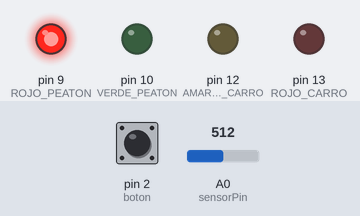
Bench run of a sketch on a simulated Arduino Uno, built with avr-gcc and run on an emulated ATmega328P. Shown: output pins drawn as LEDs (lit = HIGH). The inputs (shaded band) are chosen by the test bench; at power-on: pin 2 (boton) HIGH, A0 (sensorPin) = 512. Pins used as bus, display or sensor lines are not drawn.

Above: at 1.2 s.
1.3 s: pin 2 (boton) pulled LOW for 0.15 s
At 2.7 s:
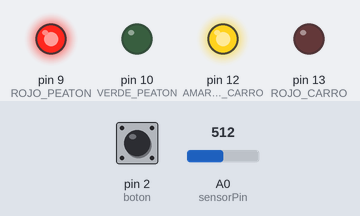
At 4.6 s:
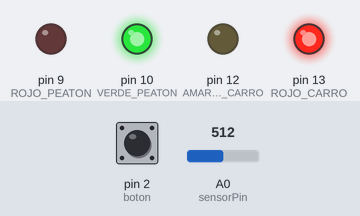
Timing chart, 0 to 13.3 s (numbered marks = the images above; inputs shaded):
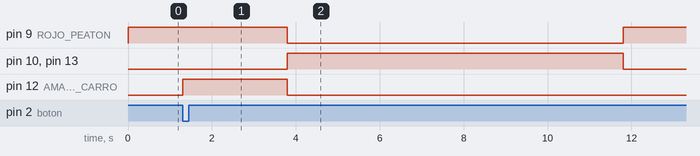

The sketch:

SEMAFORO_OFICIAL.ino
```cpp
int sensorPin = A0;
int boton =2;
int sensorValue;
int rapidez;
void setup() {
  // put your setup code here, to run once:
  pinMode(boton,INPUT);
  pinMode(9,OUTPUT);// ROJO PEATON
  pinMode(10,OUTPUT);// VERDE PEATON
  pinMode(11,OUTPUT);// VERDE CARRO
  pinMode(12,OUTPUT);// AMARILLO CARRO
  pinMode(13,OUTPUT);// ROJO CARRO
  //delay(rapidez);

}

void loop() {
  sensorValue = analogRead(sensorPin);
  rapidez = map(sensorValue, 0,70,0,500);
  // put your main code here, to run repeatedly:
digitalWrite(11, HIGH); // VERDE CARRO ENCENDIDO
digitalWrite(9, HIGH); // ROJO PEATON ENCENDIDO

if(digitalRead(boton)==LOW){
digitalWrite(11,LOW);// VERDE CARRO APAGADO
digitalWrite(12,HIGH);// AMARILLO CARRO ENCENDIDO
delay(2500);
digitalWrite(12,LOW);// AMARILLO CARRO APAGADO
digitalWrite(13,HIGH);// ROJO CARRO ENCENDIDO
digitalWrite(9,LOW);// ROJO PEATON APAGADO
digitalWrite(10,HIGH);// VERDE PEATON ENCENDIDO
delay(8000);
//delay(rapidez);
digitalWrite(10,LOW);// VERDE PEATON APAGADO
digitalWrite(13,LOW);// ROJO CARRO APAGADO

}
}
```

Measured:
- after the input at 1.3 s, pin 9 (ROJO_PEATON): HIGH → LOW after 2.5 s, → HIGH 8.0 s later; pin 10 (VERDE_PEATON), pin 13 (ROJO_CARRO): LOW → HIGH after 2.5 s, → LOW 8.0 s later; pin 12 (AMARILLO_CARRO): LOW → HIGH at once, → LOW 2.5 s later
